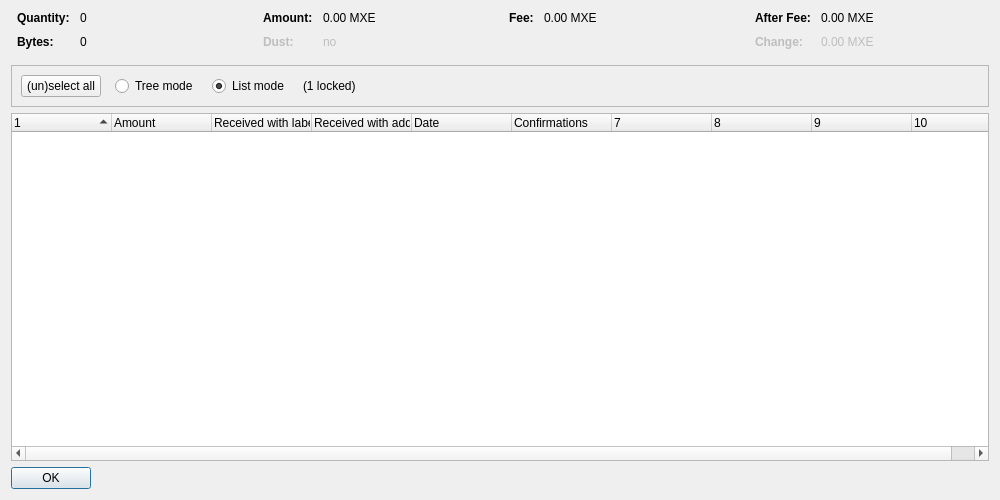
<?xml version="1.0" encoding="UTF-8"?>
<ui version="4.0">
 <class>CoinControlDialog</class>
 <widget class="QDialog" name="CoinControlDialog">
  <property name="geometry">
   <rect>
    <x>0</x>
    <y>0</y>
    <width>1000</width>
    <height>500</height>
   </rect>
  </property>
  <property name="windowTitle">
   <string>Coin Selection</string>
  </property>
  <layout class="QVBoxLayout" name="verticalLayout">
   <item>
    <layout class="QHBoxLayout" name="horizontalLayoutTop" stretch="0,0,0,0">
     <property name="topMargin">
      <number>0</number>
     </property>
     <property name="bottomMargin">
      <number>10</number>
     </property>
     <item>
      <layout class="QFormLayout" name="formLayoutCoinControl1">
       <property name="horizontalSpacing">
        <number>10</number>
       </property>
       <property name="verticalSpacing">
        <number>10</number>
       </property>
       <property name="leftMargin">
        <number>6</number>
       </property>
       <property name="rightMargin">
        <number>6</number>
       </property>
       <item row="0" column="0">
        <widget class="QLabel" name="labelCoinControlQuantityText">
         <property name="font">
          <font>
           <weight>75</weight>
           <bold>true</bold>
          </font>
         </property>
         <property name="text">
          <string>Quantity:</string>
         </property>
        </widget>
       </item>
       <item row="0" column="1">
        <widget class="QLabel" name="labelCoinControlQuantity">
         <property name="cursor">
          <cursorShape>IBeamCursor</cursorShape>
         </property>
         <property name="contextMenuPolicy">
          <enum>Qt::ActionsContextMenu</enum>
         </property>
         <property name="text">
          <string notr="true">0</string>
         </property>
         <property name="textInteractionFlags">
          <set>Qt::LinksAccessibleByMouse|Qt::TextSelectableByKeyboard|Qt::TextSelectableByMouse</set>
         </property>
        </widget>
       </item>
       <item row="1" column="0">
        <widget class="QLabel" name="labelCoinControlBytesText">
         <property name="font">
          <font>
           <weight>75</weight>
           <bold>true</bold>
          </font>
         </property>
         <property name="text">
          <string>Bytes:</string>
         </property>
        </widget>
       </item>
       <item row="1" column="1">
        <widget class="QLabel" name="labelCoinControlBytes">
         <property name="cursor">
          <cursorShape>IBeamCursor</cursorShape>
         </property>
         <property name="contextMenuPolicy">
          <enum>Qt::ActionsContextMenu</enum>
         </property>
         <property name="text">
          <string notr="true">0</string>
         </property>
         <property name="textInteractionFlags">
          <set>Qt::LinksAccessibleByMouse|Qt::TextSelectableByKeyboard|Qt::TextSelectableByMouse</set>
         </property>
        </widget>
       </item>
      </layout>
     </item>
     <item>
      <layout class="QFormLayout" name="formLayoutCoinControl2">
       <property name="horizontalSpacing">
        <number>10</number>
       </property>
       <property name="verticalSpacing">
        <number>10</number>
       </property>
       <property name="leftMargin">
        <number>6</number>
       </property>
       <property name="rightMargin">
        <number>6</number>
       </property>
       <item row="0" column="0">
        <widget class="QLabel" name="labelCoinControlAmountText">
         <property name="font">
          <font>
           <weight>75</weight>
           <bold>true</bold>
          </font>
         </property>
         <property name="text">
          <string>Amount:</string>
         </property>
        </widget>
       </item>
       <item row="0" column="1">
        <widget class="QLabel" name="labelCoinControlAmount">
         <property name="cursor">
          <cursorShape>IBeamCursor</cursorShape>
         </property>
         <property name="contextMenuPolicy">
          <enum>Qt::ActionsContextMenu</enum>
         </property>
         <property name="text">
          <string notr="true">0.00 MXE</string>
         </property>
         <property name="textInteractionFlags">
          <set>Qt::LinksAccessibleByMouse|Qt::TextSelectableByKeyboard|Qt::TextSelectableByMouse</set>
         </property>
        </widget>
       </item>
       <item row="1" column="0">
        <widget class="QLabel" name="labelCoinControlLowOutputText">
         <property name="enabled">
          <bool>false</bool>
         </property>
         <property name="font">
          <font>
           <weight>75</weight>
           <bold>true</bold>
          </font>
         </property>
         <property name="text">
          <string>Dust:</string>
         </property>
        </widget>
       </item>
       <item row="1" column="1">
        <widget class="QLabel" name="labelCoinControlLowOutput">
         <property name="enabled">
          <bool>false</bool>
         </property>
         <property name="cursor">
          <cursorShape>IBeamCursor</cursorShape>
         </property>
         <property name="contextMenuPolicy">
          <enum>Qt::ActionsContextMenu</enum>
         </property>
         <property name="text">
          <string notr="true">no</string>
         </property>
         <property name="textInteractionFlags">
          <set>Qt::LinksAccessibleByMouse|Qt::TextSelectableByKeyboard|Qt::TextSelectableByMouse</set>
         </property>
        </widget>
       </item>
      </layout>
     </item>
     <item>
      <layout class="QFormLayout" name="formLayoutCoinControl3">
       <property name="horizontalSpacing">
        <number>10</number>
       </property>
       <property name="verticalSpacing">
        <number>10</number>
       </property>
       <property name="leftMargin">
        <number>6</number>
       </property>
       <property name="rightMargin">
        <number>6</number>
       </property>
       <item row="0" column="0">
        <widget class="QLabel" name="labelCoinControlFeeText">
         <property name="font">
          <font>
           <weight>75</weight>
           <bold>true</bold>
          </font>
         </property>
         <property name="text">
          <string>Fee:</string>
         </property>
        </widget>
       </item>
       <item row="0" column="1">
        <widget class="QLabel" name="labelCoinControlFee">
         <property name="cursor">
          <cursorShape>IBeamCursor</cursorShape>
         </property>
         <property name="contextMenuPolicy">
          <enum>Qt::ActionsContextMenu</enum>
         </property>
         <property name="text">
          <string notr="true">0.00 MXE</string>
         </property>
         <property name="textInteractionFlags">
          <set>Qt::LinksAccessibleByMouse|Qt::TextSelectableByKeyboard|Qt::TextSelectableByMouse</set>
         </property>
        </widget>
       </item>
      </layout>
     </item>
     <item>
      <layout class="QFormLayout" name="formLayoutCoinControl4">
       <property name="horizontalSpacing">
        <number>10</number>
       </property>
       <property name="verticalSpacing">
        <number>10</number>
       </property>
       <property name="leftMargin">
        <number>6</number>
       </property>
       <property name="rightMargin">
        <number>6</number>
       </property>
       <item row="0" column="0">
        <widget class="QLabel" name="labelCoinControlAfterFeeText">
         <property name="font">
          <font>
           <weight>75</weight>
           <bold>true</bold>
          </font>
         </property>
         <property name="text">
          <string>After Fee:</string>
         </property>
        </widget>
       </item>
       <item row="0" column="1">
        <widget class="QLabel" name="labelCoinControlAfterFee">
         <property name="cursor">
          <cursorShape>IBeamCursor</cursorShape>
         </property>
         <property name="contextMenuPolicy">
          <enum>Qt::ActionsContextMenu</enum>
         </property>
         <property name="text">
          <string notr="true">0.00 MXE</string>
         </property>
         <property name="textInteractionFlags">
          <set>Qt::LinksAccessibleByMouse|Qt::TextSelectableByKeyboard|Qt::TextSelectableByMouse</set>
         </property>
        </widget>
       </item>
       <item row="1" column="0">
        <widget class="QLabel" name="labelCoinControlChangeText">
         <property name="enabled">
          <bool>false</bool>
         </property>
         <property name="font">
          <font>
           <weight>75</weight>
           <bold>true</bold>
          </font>
         </property>
         <property name="text">
          <string>Change:</string>
         </property>
        </widget>
       </item>
       <item row="1" column="1">
        <widget class="QLabel" name="labelCoinControlChange">
         <property name="enabled">
          <bool>false</bool>
         </property>
         <property name="cursor">
          <cursorShape>IBeamCursor</cursorShape>
         </property>
         <property name="contextMenuPolicy">
          <enum>Qt::ActionsContextMenu</enum>
         </property>
         <property name="text">
          <string notr="true">0.00 MXE</string>
         </property>
         <property name="textInteractionFlags">
          <set>Qt::LinksAccessibleByMouse|Qt::TextSelectableByKeyboard|Qt::TextSelectableByMouse</set>
         </property>
        </widget>
       </item>
      </layout>
     </item>
    </layout>
   </item>
   <item>
    <widget class="QFrame" name="frame">
     <property name="minimumSize">
      <size>
       <width>0</width>
       <height>40</height>
      </size>
     </property>
     <property name="frameShape">
      <enum>QFrame::StyledPanel</enum>
     </property>
     <property name="frameShadow">
      <enum>QFrame::Sunken</enum>
     </property>
     <layout class="QHBoxLayout" name="horizontalLayout">
      <item>
       <layout class="QHBoxLayout" name="horizontalLayoutPanel" stretch="0,0,0,0,0">
        <property name="spacing">
         <number>14</number>
        </property>
        <item>
         <widget class="QPushButton" name="pushButtonSelectAll">
          <property name="sizePolicy">
           <sizepolicy hsizetype="Maximum" vsizetype="Fixed">
            <horstretch>0</horstretch>
            <verstretch>0</verstretch>
           </sizepolicy>
          </property>
          <property name="text">
           <string>(un)select all</string>
          </property>
          <property name="autoDefault">
           <bool>false</bool>
          </property>
         </widget>
        </item>
        <item>
         <widget class="QRadioButton" name="radioTreeMode">
          <property name="sizePolicy">
           <sizepolicy hsizetype="Maximum" vsizetype="Fixed">
            <horstretch>0</horstretch>
            <verstretch>0</verstretch>
           </sizepolicy>
          </property>
          <property name="text">
           <string>Tree mode</string>
          </property>
         </widget>
        </item>
        <item>
         <widget class="QRadioButton" name="radioListMode">
          <property name="sizePolicy">
           <sizepolicy hsizetype="Maximum" vsizetype="Fixed">
            <horstretch>0</horstretch>
            <verstretch>0</verstretch>
           </sizepolicy>
          </property>
          <property name="text">
           <string>List mode</string>
          </property>
          <property name="checked">
           <bool>true</bool>
          </property>
         </widget>
        </item>
        <item>
         <widget class="QLabel" name="labelLocked">
          <property name="text">
           <string notr="true">(1 locked)</string>
          </property>
         </widget>
        </item>
        <item>
         <spacer name="horizontalSpacer">
          <property name="orientation">
           <enum>Qt::Horizontal</enum>
          </property>
          <property name="sizeHint" stdset="0">
           <size>
            <width>40</width>
            <height>20</height>
           </size>
          </property>
         </spacer>
        </item>
       </layout>
      </item>
     </layout>
    </widget>
   </item>
   <item>
    <widget class="CoinControlTreeWidget" name="treeWidget">
     <property name="contextMenuPolicy">
      <enum>Qt::CustomContextMenu</enum>
     </property>
     <property name="sortingEnabled">
      <bool>false</bool>
     </property>
     <property name="columnCount">
      <number>10</number>
     </property>
     <attribute name="headerShowSortIndicator" stdset="0">
      <bool>true</bool>
     </attribute>
     <attribute name="headerStretchLastSection">
      <bool>false</bool>
     </attribute>
     <column>
      <property name="text">
       <string/>
      </property>
     </column>
     <column>
      <property name="text">
       <string>Amount</string>
      </property>
     </column>
     <column>
      <property name="text">
       <string>Received with label</string>
      </property>
     </column>
     <column>
      <property name="text">
       <string>Received with address</string>
      </property>
     </column>
     <column>
      <property name="text">
       <string>Date</string>
      </property>
     </column>
     <column>
      <property name="text">
       <string>Confirmations</string>
      </property>
      <property name="toolTip">
       <string>Confirmed</string>
      </property>
     </column>
     <column>
      <property name="text">
       <string/>
      </property>
     </column>
     <column>
      <property name="text">
       <string/>
      </property>
     </column>
     <column>
      <property name="text">
       <string/>
      </property>
     </column>
     <column>
      <property name="text">
       <string/>
      </property>
     </column>
    </widget>
   </item>
   <item>
    <widget class="QDialogButtonBox" name="buttonBox">
     <property name="sizePolicy">
      <sizepolicy hsizetype="Maximum" vsizetype="Fixed">
       <horstretch>0</horstretch>
       <verstretch>0</verstretch>
      </sizepolicy>
     </property>
     <property name="orientation">
      <enum>Qt::Horizontal</enum>
     </property>
     <property name="standardButtons">
      <set>QDialogButtonBox::Ok</set>
     </property>
    </widget>
   </item>
  </layout>
 </widget>
 <customwidgets>
  <customwidget>
   <class>CoinControlTreeWidget</class>
   <extends>QTreeWidget</extends>
   <header>qt/coincontroltreewidget.h</header>
  </customwidget>
 </customwidgets>
 <resources/>
 <connections/>
</ui>
